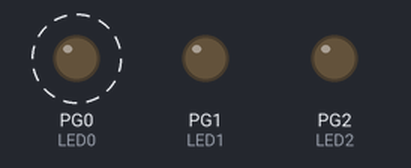
The program below on a simulated ATmega128, built with avr-gcc and emulated at 16 MHz. Shown: output pins drawn as LEDs (lit = HIGH). Dashed ring = blinking.

Above: at 0.13 s.
Timing chart, 0 to 3.0 s (numbered marks = the images above):
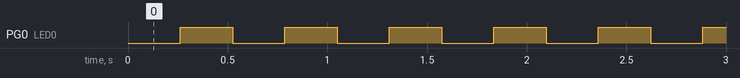

Measured:
- by itself, PG0 (LED0): alternates HIGH for 0.26 s and LOW for 0.26 s

The program:

main.c
```c
/*
 * GccApplication4.c
 *
 * Created: 2024-10-16 오전 11:37:55
 * Author : shkim Engineer
 */


#define F_CPU			16000000UL

#include <avr/io.h>
#include <avr/interrupt.h>
#include <util/delay.h>

#define DDR DDRG
#define PORT PORTG
#define LED0 PORTG0
#define LED1 PORTG1
#define LED2 PORTG2


int st = 0;
ISR(TIMER3_OVF_vect)
{
	if(st)
	{

		PORT &= ~_BV(LED0);
		st = 0;
	}
	else
	{
		PORT |= _BV(LED0);
		st = 1;
	}
}

int main(void)
{
	DDR |= 0x07; // _BV(LED1) | ...

	ETIMSK  |= _BV(TOIE3); // 0x04 : 4b0100
    TCCR3B |= 0x03;			  // (1/16M) * (분주비_64:011:0x03) * (65535) = OVF Timer 인터럽트 주기 (~250ms)

	/* Replace with your application code */
	sei();
    while (1)
    {
    }
}
```

MyLib.c
```c
/*
 * MyLib.c
 *
 * Created: 2024-10-16 오전 11:40:27
 *  Author: user
 */
#define F_CPU			16000000UL

#include <avr/io.h>
#include <avr/interrupt.h>
#include <util/delay.h>
#define DDR DDRG
#define PORT PORTG
#define LED0 PORTG0
#define LED1 PORTG1
#define LED2 PORTG2

int TestBit(char *pin, char mask) // PINx 레지스터의 값의 mask bit가 0인지 1인지 판별
{
	if((*pin & mask) != 0) return 1;
	return 0;
}


void StandBy(){
	DDR &= ~0x10; // PG4 : 입력으로 설정
	PORT |= 0x10; // PG4 : Pull-up

	//while((PING & (1<<SW1)) == 0); // PING0의 초기값이 1(open)임을 가정 //  전원이 켜지고 활성화 될때(pull-up (1))이 될떄까지 대기
	while(1)
	{
		if(TestBit(PING, 0x10)) break;
	}
	while(1)
	{
		if(!TestBit(PING, 0x10)) break;
	}

}
```
